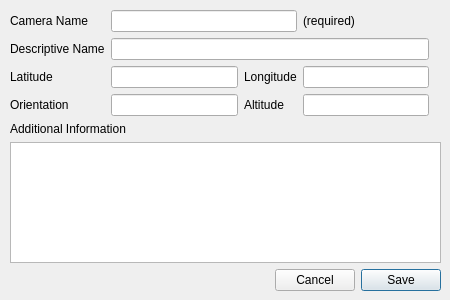
<?xml version="1.0" encoding="UTF-8"?>
<ui version="4.0">
 <class>AddCamera</class>
 <widget class="QDialog" name="AddCamera">
  <property name="windowModality">
   <enum>Qt::NonModal</enum>
  </property>
  <property name="geometry">
   <rect>
    <x>0</x>
    <y>0</y>
    <width>450</width>
    <height>300</height>
   </rect>
  </property>
  <property name="sizePolicy">
   <sizepolicy hsizetype="Fixed" vsizetype="Fixed">
    <horstretch>0</horstretch>
    <verstretch>0</verstretch>
   </sizepolicy>
  </property>
  <property name="minimumSize">
   <size>
    <width>450</width>
    <height>300</height>
   </size>
  </property>
  <property name="maximumSize">
   <size>
    <width>450</width>
    <height>300</height>
   </size>
  </property>
  <property name="windowTitle">
   <string>Edit/Create Camera</string>
  </property>
  <property name="modal">
   <bool>true</bool>
  </property>
  <widget class="QWidget" name="layoutWidget">
   <property name="geometry">
    <rect>
     <x>10</x>
     <y>10</y>
     <width>431</width>
     <height>281</height>
    </rect>
   </property>
   <layout class="QVBoxLayout" name="verticalLayout">
    <item>
     <layout class="QGridLayout" name="gridLayout">
      <item row="2" column="2">
       <widget class="QLabel" name="label_Longitude">
        <property name="text">
         <string>Longitude</string>
        </property>
       </widget>
      </item>
      <item row="0" column="1" colspan="2">
       <widget class="QLineEdit" name="cameraName"/>
      </item>
      <item row="2" column="1">
       <widget class="QLineEdit" name="cameraLatitude"/>
      </item>
      <item row="4" column="1">
       <widget class="QLineEdit" name="cameraOrientation"/>
      </item>
      <item row="2" column="3">
       <widget class="QLineEdit" name="cameraLongitude"/>
      </item>
      <item row="4" column="3">
       <widget class="QLineEdit" name="cameraAltitude"/>
      </item>
      <item row="0" column="3">
       <widget class="QLabel" name="label_Required">
        <property name="text">
         <string>(required)</string>
        </property>
       </widget>
      </item>
      <item row="4" column="2">
       <widget class="QLabel" name="label_cameraAltitude">
        <property name="text">
         <string>Altitude</string>
        </property>
       </widget>
      </item>
      <item row="2" column="0">
       <widget class="QLabel" name="label_Latitude">
        <property name="text">
         <string>Latitude</string>
        </property>
       </widget>
      </item>
      <item row="4" column="0">
       <widget class="QLabel" name="label_CameraOrientation">
        <property name="text">
         <string>Orientation</string>
        </property>
       </widget>
      </item>
      <item row="0" column="0">
       <widget class="QLabel" name="label_CameraName">
        <property name="text">
         <string>Camera Name</string>
        </property>
       </widget>
      </item>
      <item row="1" column="0">
       <widget class="QLabel" name="label_descName">
        <property name="text">
         <string>Descriptive Name</string>
        </property>
       </widget>
      </item>
      <item row="5" column="0" colspan="5">
       <widget class="QLabel" name="label_AdditionalInfo">
        <property name="text">
         <string>Additional Information</string>
        </property>
       </widget>
      </item>
      <item row="6" column="0" colspan="6">
       <widget class="QPlainTextEdit" name="additionalInfo"/>
      </item>
      <item row="1" column="1" colspan="3">
       <widget class="QLineEdit" name="cameraDescName"/>
      </item>
     </layout>
    </item>
    <item>
     <layout class="QHBoxLayout" name="horizontalLayout">
      <item>
       <spacer name="horizontalSpacer">
        <property name="orientation">
         <enum>Qt::Horizontal</enum>
        </property>
        <property name="sizeHint" stdset="0">
         <size>
          <width>258</width>
          <height>20</height>
         </size>
        </property>
       </spacer>
      </item>
      <item>
       <widget class="QPushButton" name="cancelButton">
        <property name="text">
         <string>Cancel</string>
        </property>
       </widget>
      </item>
      <item>
       <widget class="QPushButton" name="saveButton">
        <property name="text">
         <string>Save</string>
        </property>
        <property name="default">
         <bool>true</bool>
        </property>
       </widget>
      </item>
     </layout>
    </item>
   </layout>
  </widget>
 </widget>
 <tabstops>
  <tabstop>cameraName</tabstop>
  <tabstop>cameraDescName</tabstop>
  <tabstop>cameraLatitude</tabstop>
  <tabstop>cameraLongitude</tabstop>
  <tabstop>cameraOrientation</tabstop>
  <tabstop>cameraAltitude</tabstop>
  <tabstop>additionalInfo</tabstop>
  <tabstop>saveButton</tabstop>
  <tabstop>cancelButton</tabstop>
 </tabstops>
 <resources/>
 <connections/>
</ui>
